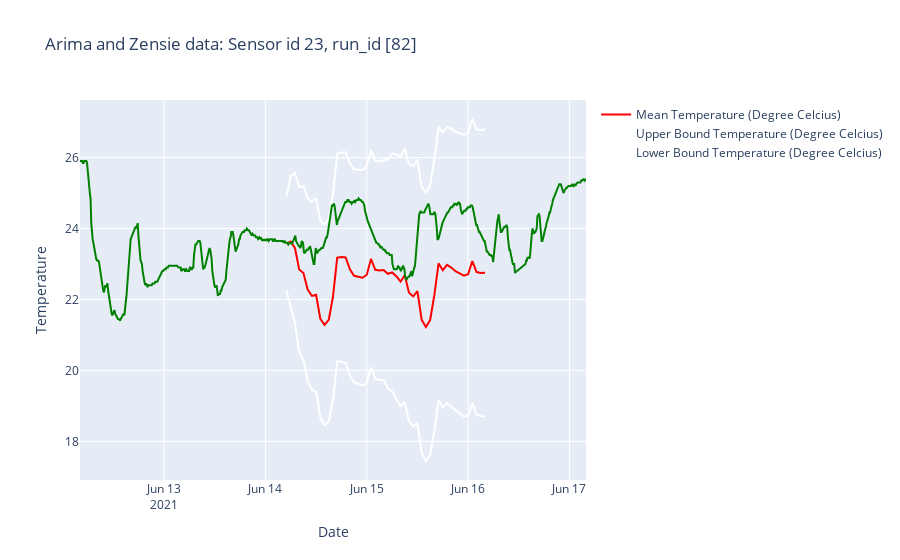

Notebook cell for this chart:
### Code cell
color = ["red", 'white', 'white']
for j in range (len(unique_sensors)):
    

    # set up plotly figure
    fig = go.Figure()
    
    arima_df = arima[(arima['sensor_id'] == unique_sensors[j]) & (arima['forecast'] == time_forecast)]

    # add line / trace 1 to figure
    for i in range(len (unique_measures)):
        trace_sensor = arima_df[arima_df['measure_name'] == unique_measures[i]]
        fig.add_trace(go.Scatter(
            x=trace_sensor['prediction_time'],
            y=trace_sensor['p_value'],
            #hovertext=df['A_info'],
            #hoverinfo="text",
            name=unique_measures[i],#unique_measures[j],
            marker=dict(
                color=color[i],
            ),
            showlegend=True
        ))

    # add line / trace 2 to figure
    
    zensie_df_s = zensie_df[zensie_df['sensor_id'] == unique_sensors[j]]
    fig.add_trace(go.Scatter(
        x=zensie_df_s['timestamp'],
        y=zensie_df_s['temperature'],
        name='zensie',
        marker=dict(
            color="green"
        ),
        showlegend=False
    ))

    fig.update_layout(
    title="Arima and Zensie data: Sensor id %s, run_id %s" % (unique_sensors[j], arima_df['run_id'].unique()) ,
    xaxis_title="Date",
    yaxis_title="Temperature")

    fig.show()
